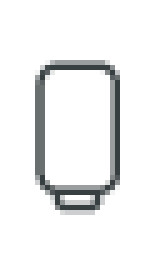
#> input picture c/pic/battery-right/0.bmp, 32 x 51 px, found by its file name (shown 5 times larger)
$ python convert_battery.py
#> lines starting #> are read from the running program, lines starting #| are printed output that depends on the picture
import os
from PIL import Image

def bmp_to_rgb565(pixel):
    r, g, b = pixel

    # HIGIT NA AGRESIBO: Saktong puti lang ang gawing transparent
    # Para hindi mabutas ang mga "anti-aliased" na gilid ng icon
    if r == 255 and g == 255 and b == 255:
        return 0xFFFF

    # 1. Standard calculation
    val = ((r & 0xF8) << 8) | ((g & 0xFC) << 3) | (b >> 3)

    # 2. BYTE SWAP para sa ST7789 LCD
    swapped = ((val << 8) & 0xFF00) | ((val >> 8) & 0x00FF)
    return swapped

def process_battery_folder(indir, prefix, w, h):
    files = ['0.bmp', '25.bmp', '50.bmp', '75.bmp', '100.bmp']
    all_hex_data = []
    variable_names = []

    for filename in files:
        path = os.path.join(indir, filename)
        if not os.path.exists(path): continue

        # Resize gamit ang specific W at H para sa folder na ito
        img = Image.open(path).convert('RGB').resize((w, h), Image.LANCZOS)
        pixels = list(img.getdata())
        hex_data = [f'0x{bmp_to_rgb565(p):04X}' for p in pixels]

        name = f"{prefix}_{filename.split('.')[0]}"
        variable_names.append(name)
        all_hex_data.append(f'const uint16_t {name}[] = {{\n{", ".join(hex_data)}\n}};\n')

    return all_hex_data, variable_names

def convert_all_battery():
    out_file = 'c/lib/Images/battery_assets.c'

    with open(out_file, 'w') as f:
        f.write('#include <stdint.h>\n\n')

        # 1. Standard Battery (Landscape: 51x32)
        hex_std, vars_std = process_battery_folder('c/pic/battery', 'Battery', 51, 32)
#> in process_battery_folder, `img = Image.open(path).convert('RGB').resize((w, h), Image.LANCZOS)`:
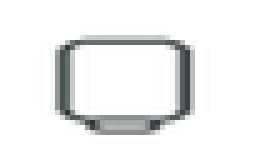
#> img: PIL image 51x32 RGB (shown 5 times larger); mean R, G, B 238.1, 238.7, 238.8
#> in process_battery_folder, `pixels = list(img.getdata())`: pixels = 1632 items, first 6: (255, 255, 255), (255, 255, 255), (255, 255, 255), (255, 255, 255), (255, 255, 255), (255, 255, 255)
#> in process_battery_folder, `hex_data = [f'0x{bmp_to_rgb565(p):04X}' for p in pixels]`: hex_data = 1632 items, first 6: '0xFFFF', '0xFFFF', '0xFFFF', '0xFFFF', '0xFFFF', '0xFFFF'
#> pass 2 of the loop in process_battery_folder, `for filename in files:`:
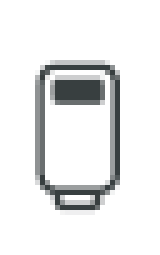
#> input picture c/pic/battery-right/25.bmp, 32 x 51 px, found by its file name (shown 5 times larger)
#> in process_battery_folder, `img = Image.open(path).convert('RGB').resize((w, h), Image.LANCZOS)`:
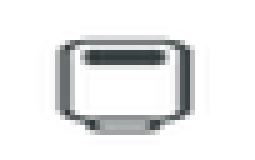
#> img: PIL image 51x32 RGB (shown 5 times larger); mean R, G, B 233, 233.7, 233.9
#> pass 3 of the loop in process_battery_folder, `for filename in files:`:
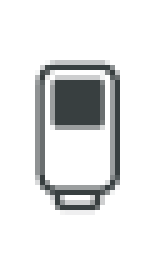
#> input picture c/pic/battery-right/50.bmp, 32 x 51 px, found by its file name (shown 5 times larger)
#> in process_battery_folder, `img = Image.open(path).convert('RGB').resize((w, h), Image.LANCZOS)`:
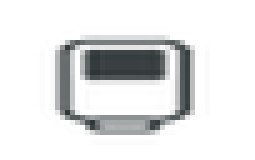
#> img: PIL image 51x32 RGB (shown 5 times larger); mean R, G, B 227.1, 228, 228.2
#> the loop made 5 passes; the first 3 are shown
        for data in hex_std: f.write(data)
        f.write(f'const uint16_t* Battery_Frames[] = {{ {", ".join(vars_std)} }};\n\n')

        # 2. Vertical Battery (Portrait: 32x51)
        # Ito ang gagamitin para sa "battery-right" folder
        hex_vert, vars_vert = process_battery_folder('c/pic/battery-right', 'BatteryRight', 32, 51)
#> in process_battery_folder, img is the input picture: PIL image 32x51 RGB; mean R, G, B 239.2, 239.8, 239.9
#> pass 2 of the loop in process_battery_folder, `for filename in files:`:
#> in process_battery_folder, img is the input picture: PIL image 32x51 RGB; mean R, G, B 234, 234.7, 234.9
#> pass 3 of the loop in process_battery_folder, `for filename in files:`:
#> in process_battery_folder, img is the input picture: PIL image 32x51 RGB; mean R, G, B 228.1, 229, 229.2
#> the loop made 5 passes; the first 3 are shown
        for data in hex_vert: f.write(data)
        f.write(f'const uint16_t* Battery_Right_Frames[] = {{ {", ".join(vars_vert)} }};\n')

if __name__ == "__main__":
    convert_all_battery()
    print("Done! battery_assets.c generated with both orientations.")
